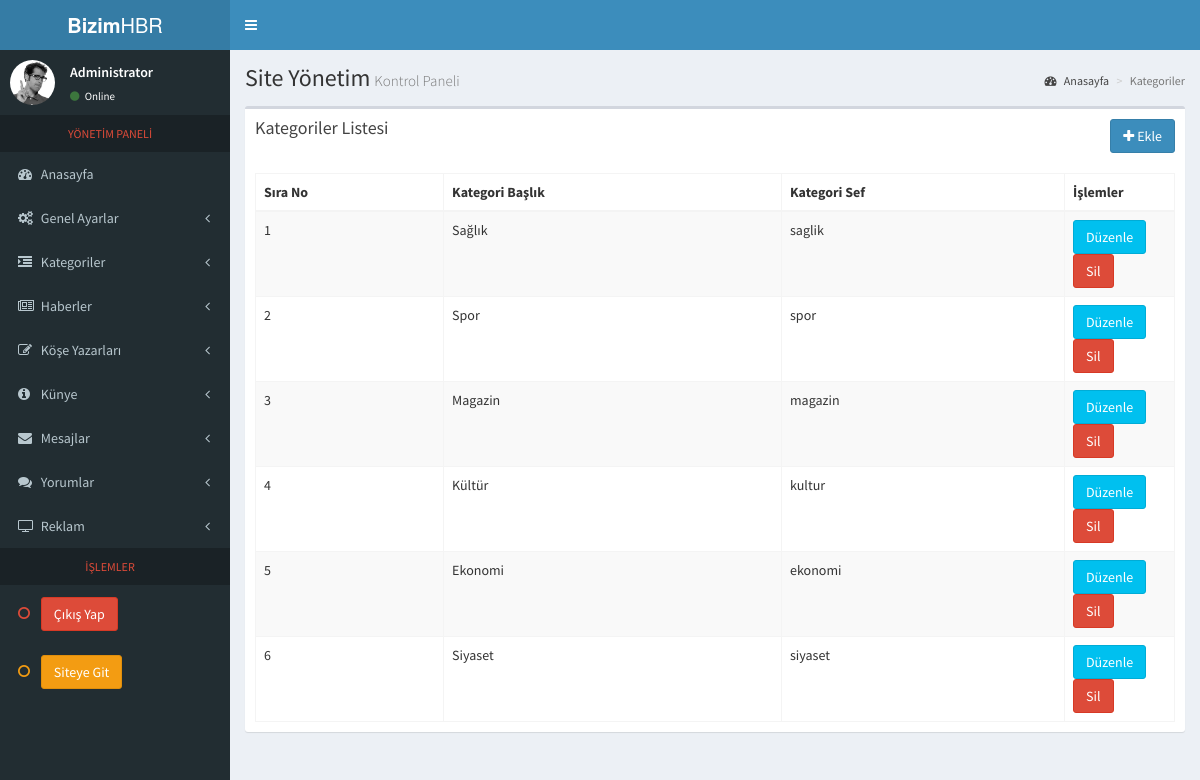
/yonetim/kategoriler, run on the app's committed database.
### tables this page shows
CREATE TABLE IF NOT EXISTS `kategoriler` (
  `id` int(11) NOT NULL AUTO_INCREMENT,
  `title` varchar(255) NOT NULL,
  `sef` varchar(255) NOT NULL,
  PRIMARY KEY (`id`)
);

### application/controllers/Yonetim.php (called while the page is built, shortened)
<?php
class Yonetim extends CI_Controller{
public function kategoriler()
{
  $sonuc=$this->dtbs->listele('kategoriler');
  $data['bilgi']=$sonuc;
  $this->load->view('back/kategoriler/anasayfa',$data);
}
}
?>

### index.php (called while the page is built, shortened)
<?php
require_once BASEPATH.'core/CodeIgniter.php';

### application/views/back/include/head.php (called while the page is built, shortened)
<?php $this->load->view('back/include/style'); ?>

### application/models/Dtbs.php (called while the page is built, shortened)
<?php
class Dtbs extends CI_Model{
	function listele($from){
		$sonuc= $this->db->select('*')->from($from)->order_by('id','desc')->get()->result_array();
		return $sonuc;
	}
}
?>

### application/views/back/kategoriler/main_content.php (the view, shortened to what this page needs)
<section class="content">
      <div class="row">
        <div class="col-xs-12">
          <div class="box">
            <div class="box-header">
              <h3 class="box-title">Kategoriler Listesi</h3>
              <a href="<?php echo base_url('yonetim/kategoriekle') ?>" class="btn btn-primary pull-right"><i class="fa fa-plus"></i> Ekle</a>
            </div>
            <div class="box-body">
              <table id="example1" class="table table-bordered table-striped">
                <thead>
                <tr>
                  <th>Sıra No</th>
                  <th>Kategori Başlık</th>
                  <th>Kategori Sef</th>
                  <th style="width:110px;">İşlemler</th>
                </tr>
                </thead>
                <tbody>
                	<?php $sayi=1; foreach ($bilgi as $bilgi) { ?>
                <tr>
                  <td><?php echo $sayi++; ?></td>
                  <td><?php echo $bilgi['title']; ?></td>
                  <td><?php echo $bilgi['sef']; ?></td>
                  <td><a href="<?php echo base_url('yonetim/kategoriduzenle/'.$bilgi['id'].'') ?>"><button type="button" class="btn btn-info" name="button">Düzenle</button></a>
                    <a href="<?php echo base_url('yonetim/kategorisil/'.$bilgi['id'].'/id/kategoriler') ?>"><button type="button" class="btn btn-danger" name="button">Sil</button></a></td>
                </tr>
               		<?php } ?>
                </tbody>
              </table>
            </div>
          </div>
        </div>
      </div>
    </section>

### application/views/back/kategoriler/anasayfa.php (shortened to what this page needs)
<!DOCTYPE html>
<html>
<head>
<?php $this->load->view('back/include/head'); ?>
</head>
<body class="hold-transition skin-blue sidebar-mini">
<div class="wrapper">
<?php $this->load->view('back/include/header'); ?>
<?php $this->load->view('back/include/sidebar'); ?>
<div class="content-wrapper">
<?php $this->load->view('back/kategoriler/breadcrumb'); ?>
<?php $this->load->view('back/kategoriler/main_content'); ?>
</div>
</div>
</body>
</html>

### application/views/back/include/style.php (shortened to what this page needs)
<link rel="stylesheet" href="<?php echo base_url('assets/back/') ?>bower_components/bootstrap/dist/css/bootstrap.min.css">
<link rel="stylesheet" href="<?php echo base_url('assets/back/') ?>bower_components/font-awesome/css/font-awesome.min.css">
<link rel="stylesheet" href="<?php echo base_url('assets/back/') ?>bower_components/Ionicons/css/ionicons.min.css">
<link rel="stylesheet" href="<?php echo base_url('assets/back/') ?>bower_components/datatables.net-bs/css/dataTables.bootstrap.min.css">
<link rel="stylesheet" href="<?php echo base_url('assets/back/') ?>dist/css/AdminLTE.min.css">
<link rel="stylesheet" href="<?php echo base_url('assets/back/') ?>dist/css/bootstrap2-toggle.min.css">
<link rel="stylesheet" href="<?php echo base_url('assets/back/') ?>dist/css/skins/_all-skins.min.css">

### application/views/back/include/header.php (shortened to what this page needs)
<header class="main-header">
  <a href="<?php echo base_url('yonetim'); ?>" class="logo">
    <span class="logo-lg"><b>Bizim</b>HBR</span>
  </a>
  <nav class="navbar navbar-static-top">
    <a href="#" class="sidebar-toggle" data-toggle="push-menu" role="button">
    </a>
  </nav>
</header>

### application/views/back/include/sidebar.php (shortened to what this page needs)
<aside class="main-sidebar">
  <section class="sidebar">
    <div class="user-panel">
      <div class="pull-left image">
        <img src="<?php echo base_url('assets/back/') ?>dist/img/user2-160x160.jpg" class="img-circle" alt="User Image">
      </div>
      <div class="pull-left info">
        <p>Administrator</p>
        <a href="#"><i class="fa fa-circle text-success"></i> Online</a>
      </div>
    </div>
    <ul class="sidebar-menu" data-widget="tree">
      <li class="header text-red text-center">YÖNETİM PANELİ</li>
      <li class="treeview">
        <a href="<?php echo base_url('yonetim'); ?>">
          <i class="fa fa-dashboard"></i> <span>Anasayfa</span>
        </a>
      </li>
      <li class="treeview">
        <a href="#">
          <i class="fa fa-gears"></i>
          <span>Genel Ayarlar</span>
          <span class="pull-right-container">
            <i class="fa fa-angle-left pull-right"></i>
          </span>
        </a>
      </li>
      <li class="treeview">
        <a href="#">
          <i class="fa fa-indent"></i>
          <span>Kategoriler</span>
          <span class="pull-right-container">
            <i class="fa fa-angle-left pull-right"></i>
          </span>
        </a>
      </li>
      <li class="treeview">
        <a href="#">
          <i class="fa fa-newspaper-o"></i>
          <span>Haberler</span>
          <span class="pull-right-container">
            <i class="fa fa-angle-left pull-right"></i>
          </span>
        </a>
      </li>
      <li class="treeview">
        <a href="#">
          <i class="fa fa-edit"></i>
          <span>Köşe Yazarları</span>
          <span class="pull-right-container">
            <i class="fa fa-angle-left pull-right"></i>
          </span>
        </a>
      </li>
      <li class="treeview">
        <a href="#">
          <i class="fa fa-info-circle"></i>
          <span>Künye</span>
          <span class="pull-right-container">
            <i class="fa fa-angle-left pull-right"></i>
          </span>
        </a>
      </li>
     <li class="treeview">
        <a href="#">
          <i class="fa fa-envelope"></i>
          <span>Mesajlar</span>
          <span class="pull-right-container">
            <i class="fa fa-angle-left pull-right"></i>
          </span>
        </a>
      </li>
      <li class="treeview">
        <a href="#">
          <i class="fa fa-comments"></i>
          <span>Yorumlar</span>
          <span class="pull-right-container">
            <i class="fa fa-angle-left pull-right"></i>
          </span>
        </a>
      </li>
      <li class="treeview">
        <a href="#">
          <i class="fa fa-television"></i>
          <span>Reklam</span>
          <span class="pull-right-container">
            <i class="fa fa-angle-left pull-right"></i>
          </span>
        </a>
      </li>
      <li class="header text-red text-center">İŞLEMLER</li>
      <li><a href="<?php echo base_url('yonetim/cikis'); ?>"><i class="fa fa-circle-o text-red"></i>
      <span> <button class="btn btn-danger" type="button" name="button">Çıkış Yap</button></span></a></li>
      <li><a href="<?php echo base_url('');  ?>" target="_blank"><i class="fa fa-circle-o text-yellow"></i>
      <span> <button class="btn btn-warning"  type="button" name="button">Siteye Git</button></span></a></li>
    </ul>
  </section>
</aside>

### application/views/back/kategoriler/breadcrumb.php
<section class="content-header">
  <h1>Site Yönetim<small>Kontrol Paneli</small></h1>
  <ol class="breadcrumb">
    <li><a href="<?php echo base_url('yonetim'); ?>"><i class="fa fa-dashboard"></i> Anasayfa</a></li>
    <li class="active">Kategoriler</li>
  </ol>
</section>

### data on the page
kategoriler: title "Sağlık", sef "saglik"
kategoriler: title "Spor", sef "spor"
kategoriler: title "Magazin", sef "magazin"
kategoriler: title "Kültür", sef "kultur"
kategoriler: title "Ekonomi", sef "ekonomi"
kategoriler: title "Siyaset", sef "siyaset"
